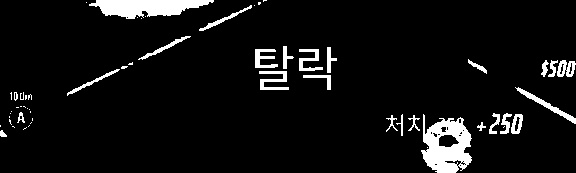
#> input picture template_tallag.jpg, 576 x 173 px
$ python -i detector.py   (imports and definitions only)
#> lines starting #> are read from the running program, lines starting #| are printed output that depends on the picture; after the words box and inside, x2 and y2 are one past the last pixel; in counts of white or black regions, pixels touching at a corner belong together
#> further down, picture is the input picture: shape (173, 576, 3); min 0, max 255, mean 17.1
#!/usr/bin/env python3
# -*- coding: utf-8 -*-
"""
detector.py — 탈락 감지 모듈 v4
흰색 텍스트 마스킹 + EasyOCR 방식
- 고정 ROI에서 배경 제거 후 흰색 글자만 추출
- EasyOCR로 "탈락" 텍스트 직접 인식
- 배경 색상 완전 무관, 정확도 최고
"""

import cv2
import numpy as np
from pathlib import Path

# ── 탈락 텍스트 고정 ROI ──
ROI_X1 = 0.28
ROI_X2 = 0.58
ROI_Y1 = 0.62
ROI_Y2 = 0.78

# 흰색 텍스트 HSV 범위
WHITE_LOWER = np.array([0,   0, 170])
WHITE_UPPER = np.array([180, 45, 255])

KEYWORD = "탈락"

_ocr_reader = None


# [19 lines left out: function init_ocr, not called in this run]


# 하위 호환성 유지
def load_template() -> bool:
    return init_ocr()


# [8 lines left out: function extract_roi, not called in this run]


def mask_white_text(roi) -> np.ndarray:
    """
    배경 제거 후 흰색 텍스트만 추출
    HSV 색공간에서 흰색 범위 마스킹
    """
    hsv  = cv2.cvtColor(roi, cv2.COLOR_BGR2HSV)
    mask = cv2.inRange(hsv, WHITE_LOWER, WHITE_UPPER)

    # 노이즈 제거
    kernel = cv2.getStructuringElement(cv2.MORPH_RECT, (2, 2))
    mask   = cv2.morphologyEx(mask, cv2.MORPH_OPEN, kernel)
    mask   = cv2.morphologyEx(mask, cv2.MORPH_CLOSE, kernel)

    # 흰색 텍스트만 남긴 이미지 (배경 검정)
    result = cv2.bitwise_and(roi, roi, mask=mask)
    return result, mask


# [70 lines left out: functions preprocess_for_ocr, has_enough_white, detect, not called in this run]


def visualize_roi(frame) -> np.ndarray:
    """디버그용 — ROI + 흰색 마스크 시각화"""
    vis = frame.copy()
    h, w = vis.shape[:2]
#> h = 173; w = 576
    x1 = int(w * ROI_X1)
#> x1 = 161
    x2 = int(w * ROI_X2)
#> x2 = 334
    y1 = int(h * ROI_Y1)
#> y1 = 107
    y2 = int(h * ROI_Y2)
#> y2 = 134
    cv2.rectangle(vis, (x1, y1), (x2, y2), (0, 255, 0), 3)
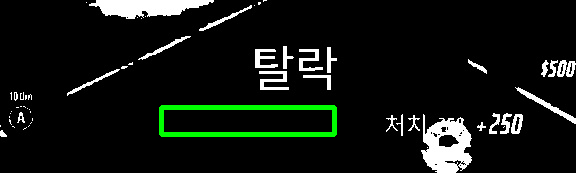
#> vis: shape (173, 576, 3); 2% of pixels changed, all inside (x1, y1, x2, y2) = (159, 105, 337, 137)

    # 흰색 마스크 오버레이
    roi = frame[y1:y2, x1:x2]
#> roi: shape (27, 173, 3); every value is 0
    _, mask = mask_white_text(roi)
#> in mask_white_text, `mask = cv2.inRange(hsv, WHITE_LOWER, WHITE_UPPER)`: mask: shape (27, 173); every value is 0
    overlay = vis[y1:y2, x1:x2].copy()
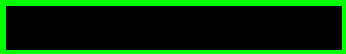
#> overlay: shape (27, 173, 3) (shown 2 times larger); mean B, G, R 0, 53.2, 0
    overlay[mask > 0] = [0, 255, 255]  # 흰색 픽셀을 노란색으로 표시
    vis[y1:y2, x1:x2] = cv2.addWeighted(vis[y1:y2, x1:x2], 0.6, overlay, 0.4, 0)

    return vis

>>> import cv2
>>> picture = cv2.imread('template_tallag.jpg')
>>> result = visualize_roi(picture)
